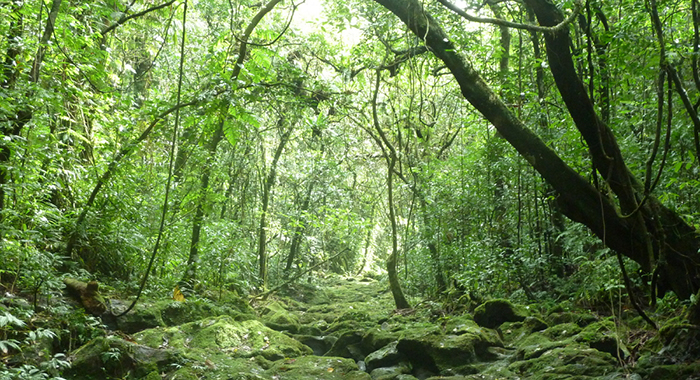
#> input picture .images/Forests.jpg, 700 x 380 px
$ python stenograph.py
#> lines starting #> are read from the running program, lines starting #| are printed output that depends on the picture
#> the answer given: ../.images/Forests.jpg
#> the answer given: out.png
import cv2
import os


# Bit shift constants
BIT_SHIFT = 5
VISIBLE_MASK_CONST = int(BIT_SHIFT * '1' + (8 - BIT_SHIFT) * '0', 2)


def combine_visible_and_hidden(
        visible_image_path: str,
        hidden_image_path: str,
        stenograph_image_path: str,
):
    # Open input images and resize visible to hidden size
    visible_image = cv2.imread(visible_image_path)
    hidden_image = cv2.imread(hidden_image_path)
    visible_image = cv2.resize(
        visible_image,
        hidden_image.shape[:2][::-1],
        interpolation=cv2.INTER_AREA
    )

    # Hide hidden image on the lower 3 bits
    visible_image &= VISIBLE_MASK_CONST
    hidden_image >>= BIT_SHIFT
    stenograph = visible_image + hidden_image

    # Save in lossless format
    pre, ext = os.path.splitext(stenograph_image_path)
    cv2.imwrite(pre + '.png', stenograph)


def extract_hidden_image(
        stenograph_image_path,
        hidden_image_path
):
    # Open stenograph and shift; save it to hidden path
#> called with stenograph_image_path = '../.images/Forests.jpg', hidden_image_path = 'out.png'
    stenograph_image = cv2.imread(stenograph_image_path)
#> stenograph_image is the input picture: shape (380, 700, 3); mean B, G, R 69.7, 128.1, 101.2
    hidden_image = (stenograph_image << BIT_SHIFT)
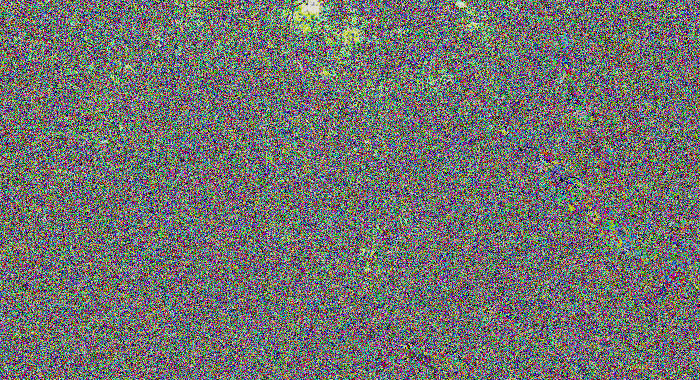
#> hidden_image: shape (380, 700, 3); mean B, G, R 111.5, 114.3, 112.8
    cv2.imwrite(hidden_image_path, hidden_image)

    # Save in lossless format
    pre, ext = os.path.splitext(hidden_image_path)
    cv2.imwrite(pre + '.png', hidden_image)


if __name__ == '__main__':
    # Deployment Decoding Pipeline
    deployment_decoding_pipeline = True
    if deployment_decoding_pipeline:
        stenograph_image_path = input('Where is the encoded file?')
        result_image_path = input('Where do you want to save the hidden message?')
        extract_hidden_image(stenograph_image_path, result_image_path)
